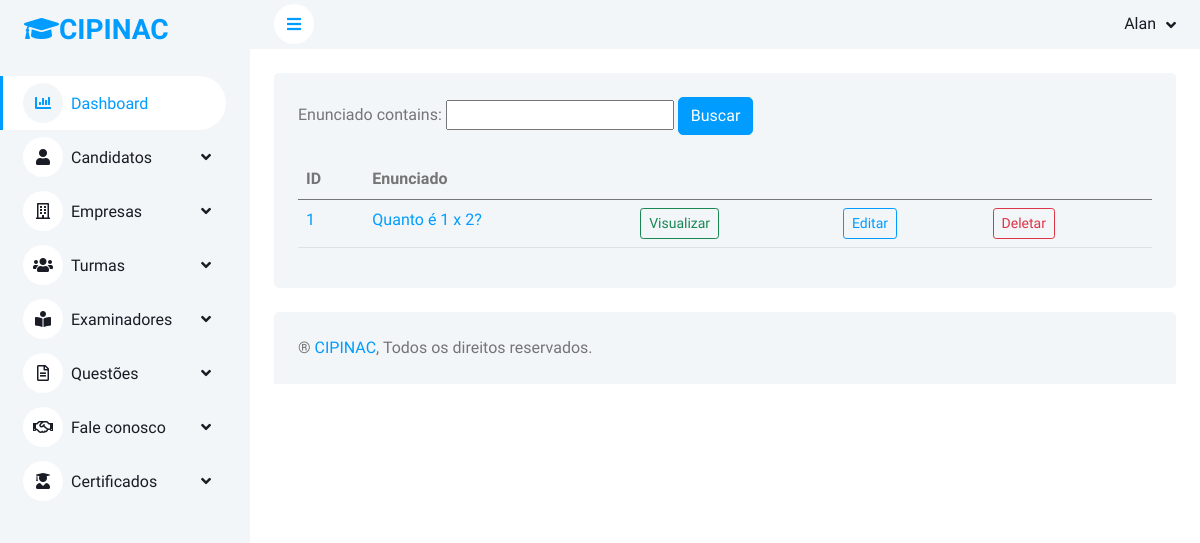
The app's page /buscar/questao (signed in), older data.
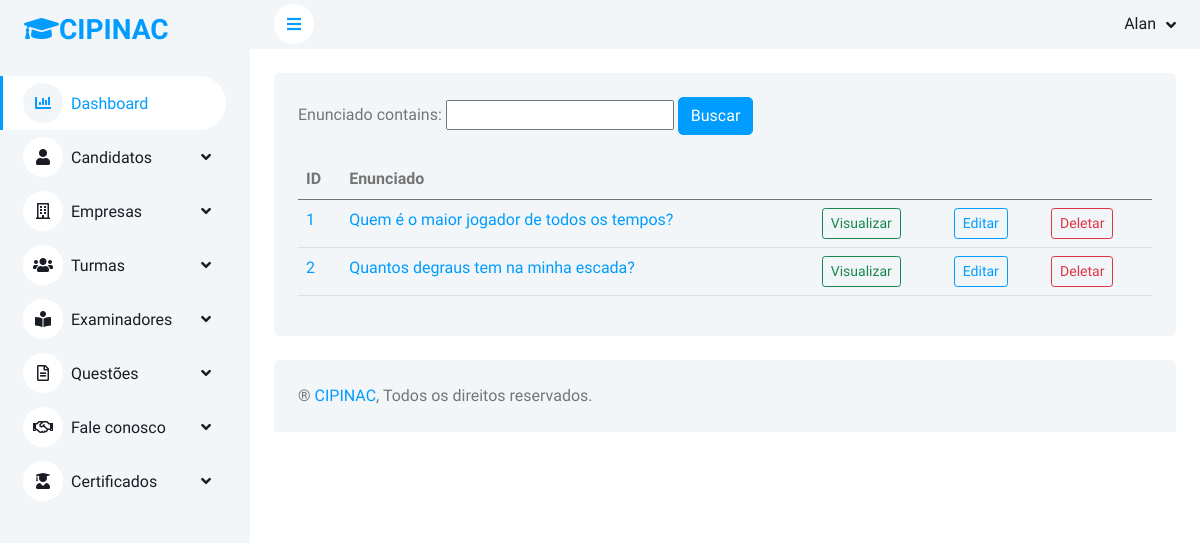
The same page, newer data.
### alunos/models.py (models this page shows, shortened)
class Questao(models.Model):
    NIVEL =  (
        ("Fácil", "Fácil"),
        ("Difícil", "Difícil"),
    )
    CORRETA =  (
        ("A", "A"),
        ("B", "B"),
        ("C", "C"),
        ("D", "D"),
    )
    enunciado = models.TextField()
    imagem = models.ImageField(null=True, blank=True, upload_to='imagens_questoes/')
    categoria = models.ForeignKey(Categoria_questao, null=True, blank=True, on_delete=models.SET_NULL)
    nivel = models.CharField(max_length=50, choices=NIVEL)
    a = models.CharField(max_length=100)
    b = models.CharField(max_length=100)
    c = models.CharField(max_length=100)
    d = models.CharField(max_length=100)
    resposta_correta = models.CharField(max_length=50, choices=CORRETA)

### alunos/views.py (the view)
# urls.py: path('buscar/questao',views.view_questao, name="view_questao"),
@login_required(login_url='index')
def view_questao(request):
    object_list = Questao.objects.all()
    questao_list = QuestaoFilter(request.GET, queryset=object_list)
    context = {
        'object_list': object_list,
        'filter': questao_list,
    }
    return render(request, 'view-questao.html', context)

### templates/view-questao.html (shortened to what this page needs)
{% extends 'base.html' %}
{% load widget_tweaks %}
{% load static %}
{% block content %}
                    <div class="container-fluid pt-4 px-4">
                        <div class="bg-light rounded h-100 p-4">
                            <form method="get">
                                {{filter.form}}
                                <input type="submit"  class="btn btn-primary" value="Buscar">
                            </form></br>
                        <div class="table-responsive">
                    <table class="table">
                    <thead>
                        <tr>
                            <th>ID</th>
                            <th>Enunciado</th>
                            <th></th>
                            <th></th>
                            <th></th>
                        </tr>
                    </thead>
                    <tbody>
                        {% for questao in filter.qs %}
                        <tr>
                            <td>
                                <a href="">
                                    {{questao.id}}
                                </a>
                            </td>
                                <td>
                                    <a href="">
                                        {{questao.enunciado}}
                                    </a>
                                </td>
                            <td>
                                <a href="{% url 'visualizar_questao' questao.id %}">
                                    <input type="submit" class="btn btn-outline-success btn-sm" value="Visualizar">
                                </a>
                            </td>
                            <td>
                                <a href="{% url 'update_questao' questao.id %}">
                                    <input type="submit" class="btn btn-outline-primary btn-sm" value="Editar">
                                </a>
                            </td>
                            <td>
                                <a href="{% url 'delete_questao' questao.id %}">
                                    <input type="submit" class="btn btn-outline-danger btn-sm" value="Deletar">
                                </a>
                            </td>
                        </tr>
                        {% endfor %}
                    </tbody>
                </table>
                         </div>
                     </div>
                 </div>
{% endblock %}

Row changes from the older to the newer data that the page shows:
changed Questao id 1: enunciado "Quanto é 1 x 2?" → "Quem é o maior jogador de todos os tempos?"
added Questao: id "2", enunciado "Quantos degraus tem na minha escada?"
